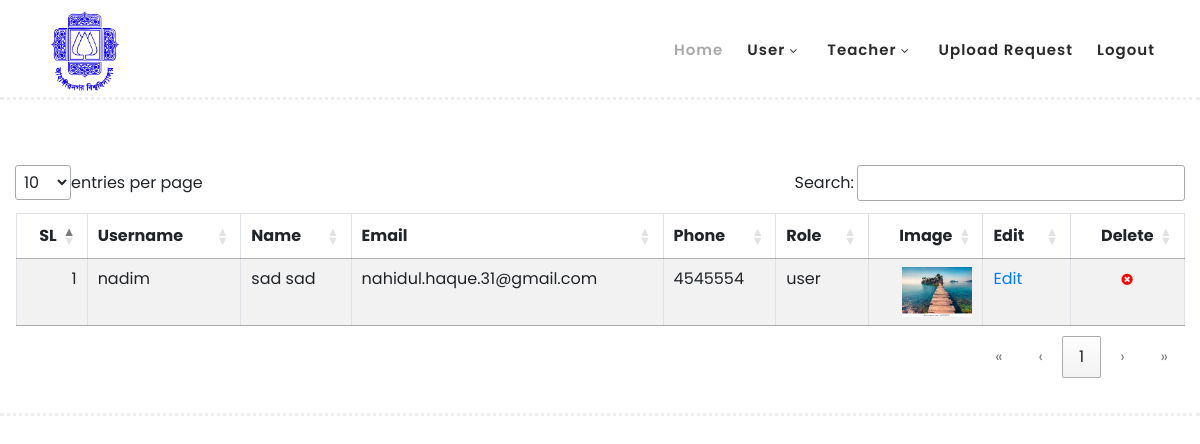
Before: /user_list.php (signed in) with the older database file.
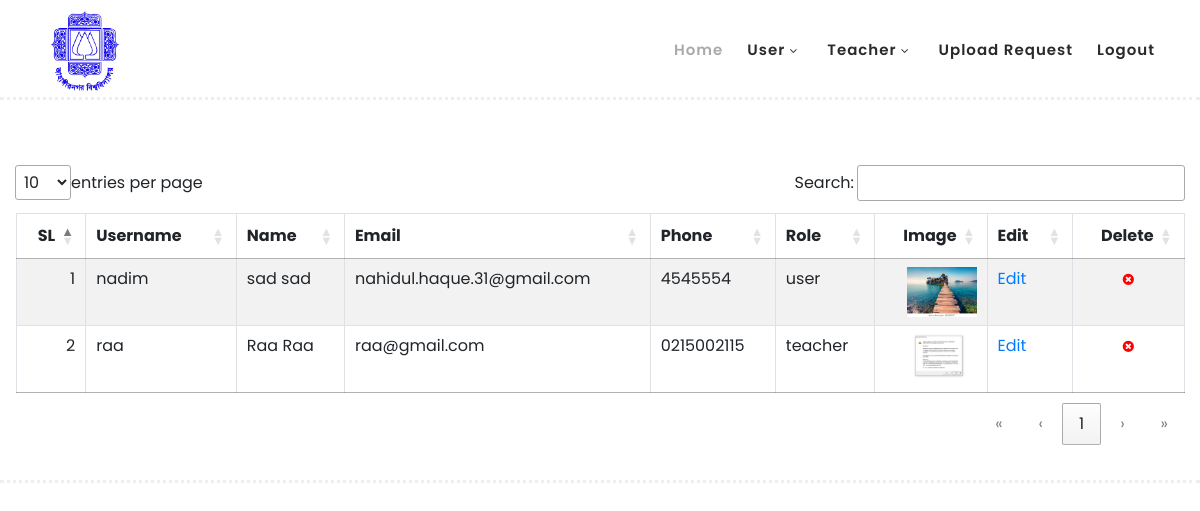
After: the same page with the newer database file.
### tables this page shows
CREATE TABLE `user` (
  `id` int(11) NOT NULL,
  `firstName` varchar(255) NOT NULL,
  `lastName` varchar(255) NOT NULL,
  `email` varchar(255) NOT NULL,
  `phone` varchar(30) NOT NULL,
  `username` varchar(30) NOT NULL,
  `password` varchar(255) NOT NULL,
  `profile_pic` varchar(512) NOT NULL,
  `role` varchar(32) NOT NULL,
  `deleted` int(11) NOT NULL DEFAULT 0
);

### user_list.php (the view, shortened to what this page needs)
<?php
include "menu.php";
include 'connect.php';
?>
  <body>
 <body>
<?php
$sql = "SELECT * FROM user where username != 'super_admin' and deleted = 0 order by username asc";
$stmt = $dbh->prepare($sql);
$result = $stmt->execute();
if ($stmt->rowCount()) {
    $i=1;
    echo "<div align='center'> <table id='userList'  class='table table-striped table-bordered'> <thead><tr><th>SL</th><th>Username</th><th>Name</th><th>Email</th><th style='text-align:left'>Phone</th><th>Role</th><th>Image</th><th>Edit</th><th>Delete</th></tr></thead><tbody>";
    while ($row = $stmt->fetch()) {
        $id = $row["id"];
        $username = $row["username"];
        $profile_pic = $row["profile_pic"];
        $firstName = $row["firstName"] ;
        $lastName = $row["lastName"] ;
        $email = $row["email"] ;
        $phone = $row["phone"] ;
        $role = $row["role"] ;
        echo "<tr>";
        echo "<td>$i</td>";
        echo "<td>$username</td>";
        echo "<td>$firstName $lastName</td>";
        echo "<td>$email</td>";
        echo "<td style='text-align:left'>$phone</td>";
        echo "<td>$role</td>";
        echo "<td><img src='$profile_pic' width='70px' height='50px'/></td>";
        echo "<td><a href='user_edit.php?username=$username'>Edit</a></td>";
        echo "<td><div align='center'><i class='fa fa-times-circle' style='font-size: 13px ; color: red' onclick='deleteUser($id)'></i></div></td>";
        echo "</tr>";
        $i++;
    }
    echo "</tbody></table></div>";
}else{
    echo "<div width='100%' > No record found! </div>";
}
?>
  </body>
</html>

### menu.php (shortened to what this page needs)
<?php
if (isset($_SESSION["username"]) && isset($_SESSION["isLoggedIn"])) {
    if ($_SESSION["isLoggedIn"] != true) {
        header("location: login.php");
    }else{
        $loggedInUserRole = $_SESSION["role"];
    }
} else {
    header("location: login.php");
}
?>
<!DOCTYPE html>
<html lang="en">
  <head>
    <link rel="stylesheet" type="text/css" href="assets/css/bootstrap.min.css">
    <link rel="stylesheet" type="text/css" href="assets/css/font-awesome.css">
    <link rel="stylesheet" href="assets/css/templatemo-hexashop.css">
    <link rel="stylesheet" href="assets/css/owl-carousel.css">
    <link rel="stylesheet" href="assets/css/lightbox.css">
    <link rel="stylesheet" href="css/dataTables.dataTables.css">
    </head>
    <body>
    <header class="header-area header-sticky">
        <div class="container">
            <div class="row">
                <div class="col-12">
                    <nav class="main-nav">
                        <a href="index.php" class="logo">
                            <img style="height:80px;width:80px"  src="image/logo.png">
                        </a>
                        <ul class="nav">
                            <li class="scroll-to-section"><a href="thesis_list.php" class="active">Home</a></li>
                            <?php
                            if($loggedInUserRole=="admin"){ ?>
                                <li class="submenu">
                                <a href="javascript:;">User</a>
                                </li>
                            <?php } ?>
                            <?php
                            if($loggedInUserRole=="admin"){ ?>
                                <li class="submenu">
                                <a href="javascript:;">Teacher</a>
                                </li>
                            <?php } ?>
                            <?php
                            if($loggedInUserRole=="admin"){ ?>
                            <li class="scroll-to-section"><a href="thesis_upload_request.php">Upload request</a></li>
                            <?php } ?>
                            <li style="float: right"><a href="logout.php">Logout</a></li>
                        </ul>
                    </nav>
                </div>
            </div>
        </div>
    </header>
    <div class="main-banner" id="top">
        <div class="container-fluid">

### assets/css/templatemo-hexashop.css (style rules this page uses)
html, body, div, span, applet, object, iframe, h1, h2, h3, h4, h5, h6, p, blockquote, div pre, a, abbr, acronym, address, big, cite, code, del, dfn, em, font, img, ins, kbd, q, s, samp, small, strike, strong, sub, sup, tt, var, b, u, i, center, dl, dt, dd, ol, ul, li, figure, header, nav, section, article, aside, footer, figcaption { margin: 0; padding: 0; border: 0; outline: 0; }
ul, li { padding: 0; margin: 0; list-style: none; }
header, nav, section, article, aside, footer, hgroup { display: block; }
* { box-sizing: border-box; }
html, body { font-family: 'Poppins', sans-serif; font-weight: 400; background-color: #fff; font-size: 16px; -ms-text-size-adjust: 100%; -webkit-font-smoothing: antialiased; -moz-osx-font-smoothing: grayscale; }
a { text-decoration: none !important; }
ul { margin-bottom: 0px; }
html, body { background: #fff; font-family: 'Poppins', sans-serif; }
.header-area { border-bottom: 3px dotted #eee; box-shadow: none; background-color: #fff; position: absolute; top: 0px; left: 0px; right: 0px; z-index: 100; height: 100px; -webkit-transition: all .5s ease 0s; -moz-transition: all .5s ease 0s; -o-transition: all .5s ease 0s; transition: all .5s ease 0s; }
.header-area .main-nav { min-height: 80px; background: transparent; }
.header-area .main-nav .logo { line-height: 100px; color: #fff; font-size: 28px; font-weight: 700; text-transform: uppercase; letter-spacing: 2px; float: left; -webkit-transition: all 0.3s ease 0s; -moz-transition: all 0.3s ease 0s; -o-transition: all 0.3s ease 0s; transition: all 0.3s ease 0s; }
.header-area .main-nav .nav { float: right; margin-top: 30px; margin-right: 0px; background-color: transparent; -webkit-transition: all 0.3s ease 0s; -moz-transition: all 0.3s ease 0s; -o-transition: all 0.3s ease 0s; transition: all 0.3s ease 0s; position: relative; z-index: 999; }
.header-area .main-nav .nav li { padding-left: 15px; padding-right: 15px; }
.header-area .main-nav .nav li:last-child { padding-right: 0px; }
.header-area .main-nav .nav li a { display: block; font-weight: 600; font-size: 15px; color: #2a2a2a; text-transform: capitalize; -webkit-transition: all 0.3s ease 0s; -moz-transition: all 0.3s ease 0s; -o-transition: all 0.3s ease 0s; transition: all 0.3s ease 0s; height: 40px; line-height: 40px; border: transparent; letter-spacing: 1px; }
.header-area .main-nav .nav li a { color: #2a2a2a; }
.header-area .main-nav .nav li:hover a, .header-area .main-nav .nav li a.active { color: #aaa!important; }
.header-area .main-nav .nav li.submenu { position: relative; padding-right: 30px; }
.header-area .main-nav .nav li.submenu:after { font-family: FontAwesome; content: "\f107"; font-size: 12px; color: #2a2a2a; position: absolute; right: 18px; top: 12px; }
.header-area.header-sticky { min-height: 80px; }
.header-area .nav { margin-top: 30px; }
.header-area.header-sticky .nav li a.active { color: #aaa; }
@media (max-width: 1200px) { .header-area .main-nav .nav li { padding-left: 12px; padding-right: 12px; } }
@media (max-width: 1200px) { .header-area .main-nav:before { display: none; } }
@media (min-width: 767px) { .header-area .main-nav .nav { display: flex !important; } }
.main-banner { border-bottom: 3px dotted #eee; padding-top: 160px; padding-bottom: 30px; }

Changed rows visible on the page:
added user: username "raa", firstName "Raa", lastName "Raa", email "raa@gmail.com", phone "0215002115", role "teacher", profile_pic (picture)
